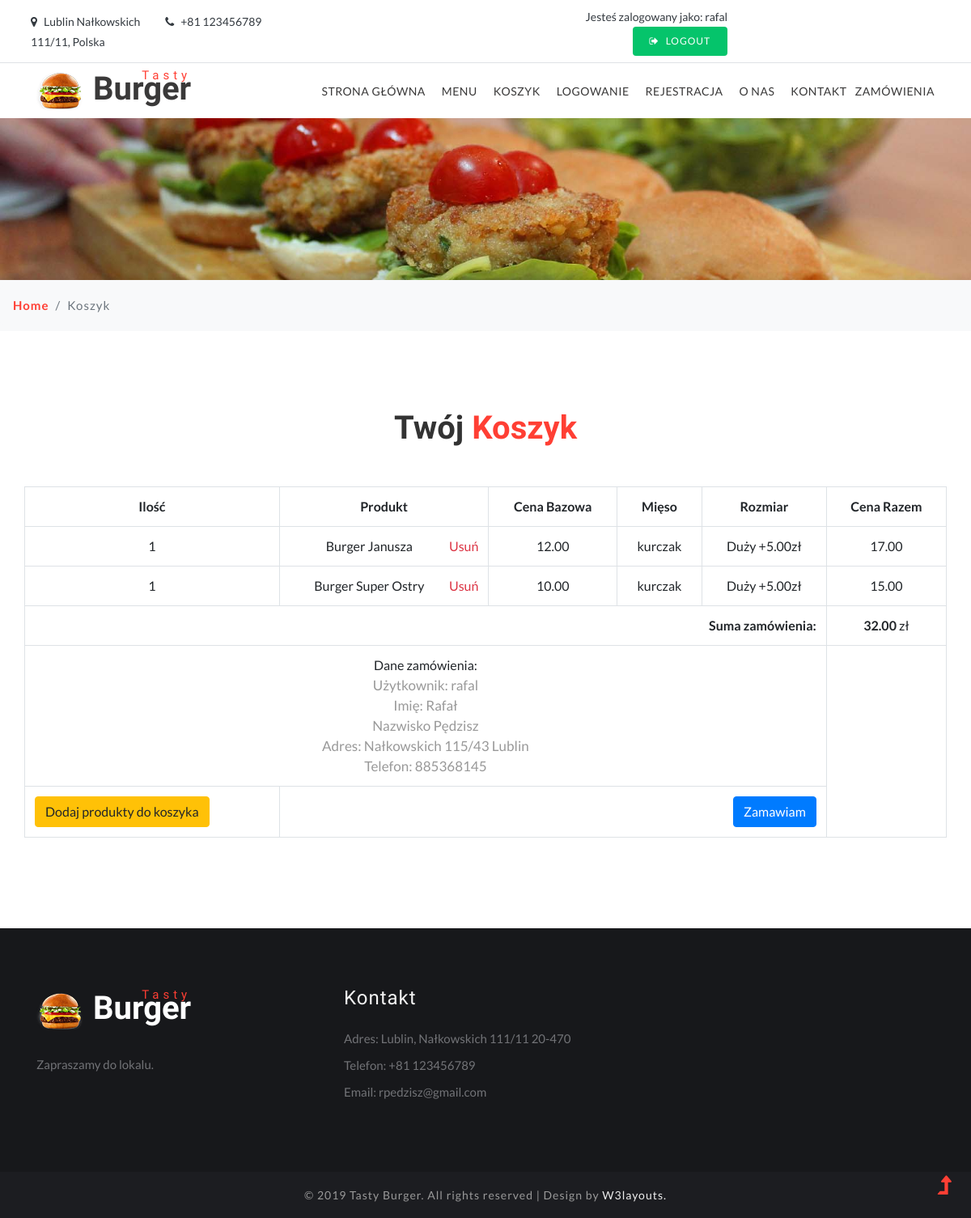
Screenshot of /bar/koszyk (signed in) with the database file from the repository.
### bar/models.py (models this page shows, shortened)
class CartItem(models.Model):
    item = models.ForeignKey(Burger, on_delete=models.CASCADE)
    mieso = models.ForeignKey(Mieso, on_delete=models.CASCADE)
    rozmiar = models.ForeignKey(Rozmiar, on_delete=models.CASCADE)
    cena_total =  models.DecimalField(max_digits=5, decimal_places=2)
    ilosc = models.IntegerField(default=1)
    user = models.ForeignKey(settings.AUTH_USER_MODEL, on_delete=models.CASCADE, blank=True, null=True)
    ukonczone = models.BooleanField(default=False)
    def get_object_price(self):
        return self.cena_total*self.ilosc

class Burger(models.Model):
    class Meta: verbose_name_plural = 'Burgery'
    obraz = models.CharField(verbose_name='obraz', max_length=100)
    nazwa = models.CharField(verbose_name='Burger', max_length=100)
    opis = models.CharField(verbose_name='Opis', max_length=255)
    cena = models.DecimalField(max_digits=5, decimal_places=2)
    skladniki = models.ManyToManyField(Skladnik)

class Mieso(models.Model):
    class Meta: verbose_name_plural = 'Mieso'
    nazwa = models.CharField(verbose_name='mieso', max_length=100)
    cena = models.DecimalField(max_digits=5, decimal_places=2)
    def __str__(self):
        return self.nazwa

class Rozmiar(models.Model):
    class Meta: verbose_name_plural = 'Rozmiary'
    nazwa = models.CharField(verbose_name='rozmiar', max_length=100)
    cena = models.DecimalField(max_digits=5, decimal_places=2)
    def __str__(self):
        return self.nazwa

class Cart(models.Model):
    user = models.ForeignKey(settings.AUTH_USER_MODEL, on_delete=models.CASCADE)
    items = models.ManyToManyField(CartItem)
    ukonczone = models.BooleanField(default=False)
    cena_total_cart = models.DecimalField(max_digits=5, decimal_places=2)
    def get_items(self):
        return self.items.all()
    def get_items_price(self):
        return sum([item.cena_total*item.ilosc for item in self.items.all()])

class UserExtended(models.Model):
    class Meta: verbose_name_plural = 'Users Extended'
    user = models.OneToOneField(User, on_delete=models.CASCADE)
    imie = models.CharField(verbose_name=u"imie", max_length=50)
    nazwisko = models.CharField(verbose_name=u"nazwisko", max_length=50)
    adres = models.CharField(verbose_name=u"adres", max_length=150)
    miasto = models.CharField(verbose_name=u"miasto", max_length=150)
    telefon = models.IntegerField(verbose_name=u"telefon")

### bar/views.py (the view)
# urls.py: path('/koszyk', views.wyswietl_koszyk, name='koszyk'),
def wyswietl_koszyk(request):
    if request.user.is_authenticated:
        uzytkownik = request.user
        cart = Cart.objects.filter(user=request.user, ukonczone=False)
        uzytkownik_extended = UserExtended.objects.get(user=uzytkownik.id)
        if cart.exists():
            cart = cart[0]
            kontekst = {
                'uzytkownik' : uzytkownik,
                'uzytkownik_extended' : uzytkownik_extended,
                'cart': cart
            }
            return render(request, 'koszyk.html', kontekst)
        else:
            kontekst1 = {
                'uzytkownik': uzytkownik,
                'uzytkownik_extended': uzytkownik_extended,
            }
            return render(request, 'koszyk.html', kontekst1)
    else:
        messages.warning(request, "Aby przeglądać koszyk należy się zalogować")
        return redirect('/bar/logowanie')

### templates/koszyk.html (shortened to what this page needs)
<!DOCTYPE html>
<html lang="zxx">
<head>
 {% load static %}
	<link rel="stylesheet" href="{% static "css/bootstrap.css" %}">
	<link rel="stylesheet" href="{% static "css/style.css" %}" type="text/css" media="all" />
	<link href="{% static "css/font-awesome.min.css" %}" rel="stylesheet">
</head>
<body>
	<header id="home">
		<div class="top-bar py-2 border-bottom">
			<div class="container">
				<div class="row middle-flex">
					<div class="col-xl-7 col-md-5 top-social-agile mb-md-0 mb-1 text-lg-left text-center">
						<div class="row">
							<div class="col-xl-3 col-6 header-top_w3layouts">
								<p class="text-da">
									<span class="fa fa-map-marker mr-2"></span>Lublin Nałkowskich 111/11, Polska
								</p>
							</div>
							<div class="col-xl-3 col-6 header-top_w3layouts">
								<p class="text-da">
									<span class="fa fa-phone mr-2"></span>+81 123456789
								</p>
							</div>
							<div class="col-xl-6"></div>
						</div>
					</div>
					<div class="col-xl-5 col-md-7 top-social-agile text-md-right text-center pr-sm-0 mt-md-0 mt-2">
						<div class="row middle-flex">
							<div class="col-lg-5 col-4 top-w3layouts p-md-0 text-right">
								{% block content1 %}
                                {% if uzytkownik.is_authenticated %}
                                    <p class="text-da">
                                    Jesteś zalogowany jako: {{ uzytkownik.username }}
                                    </p>
                                    <a href="{% url 'wyloguj' %}" class="btn login-button-2 text-uppercase text-wh">
									<span class="fa fa-sign-out mr-2"></span>Logout</a>
                                    {% else %}
                                    <a href="/bar/logowanie" class="btn login-button-2 text-uppercase text-wh">
									<span class="fa fa-sign-in mr-2"></span>Login</a>
                                    {% endif %}
                                {% endblock %}
							</div>
							<div class="col-lg-7 col-8 social-grid-w3">
							</div>
						</div>
					</div>
				</div>
			</div>
		</div>
	</header>
	<div class="main-top py-1">
		<div class="container">
			<div class="nav-content">
				<h1>
					<a id="logo" class="logo" href="">
						<img src="{% static "images/logo.png" %}" alt="" class="img-fluid"><span>Tasty</span> Burger
					</a>
				</h1>
				<div class="nav_web-dealingsls">
					<nav>
						<ul class="menu">
							<li><a href="/bar">Strona główna</a></li>
							<li><a href="/bar/menu">Menu</a></li>
                            <li><a href="/bar/koszyk">Koszyk</a></li>
                            <li><a href="/bar/logowanie">Logowanie</a></li>
                            <li><a href="/bar/rejestracja">Rejestracja</a></li>
                            <li><a href="/bar/onas">O nas</a></li>
							<li><a href="/bar/kontakt">Kontakt</a></li>
                            {% block content4 %}
                            {% if uzytkownik.is_superuser %}
                                <li><a href="{% url 'zamowienia' %}">Zamówienia</a></li>
                            {% endif %}
                            {% endblock %}
						</ul>
					</nav>
				</div>
			</div>
		</div>
	</div>
	<div class="main-banner-2">
	</div>
	<div class="breadcrumb-agile bg-light py-2">
		<ol class="breadcrumb bg-light m-0">
			<li class="breadcrumb-item">
				<a href="/bar">Home</a>
			</li>
			<li class="breadcrumb-item active" aria-current="page">Koszyk</li>
		</ol>
	</div>
	<section class="portfolio py-5">
		<div class="container py-xl-5 py-lg-3">
			<div class="title-section text-center mb-md-5 mb-4">
				<h3 class="w3ls-title mb-3">Twój <span>Koszyk</span></h3>
			</div>
{% block content %}
             <section>
   <div class="row">
    <table class="table table-hover table-bordered text-center">
      <tr class="text-center">
        <th>Ilość</th>
        <th>Produkt</th>
          <th>Cena Bazowa</th>
        <th>Mięso</th>
        <th>Rozmiar</th>
        <th>Cena Razem</th>
      </tr>
      {% for cartitem in cart.get_items %}
        <tr>
          <td>{{ cartitem.ilosc }}</td>
          <td>
            {{ cartitem.item.nazwa }}
            <span class="pull-right">
              <a href="{% url 'usun_z_koszyka' cartitem.id %}" data-balloon="Usuń z koszyka" class="text-danger" onclick="">
                Usuń
              </a>
            </span>
          </td>
        <td>{{ cartitem.item.cena }}</td>
          <td>{{ cartitem.mieso }}
                                     </td>
            <td>{{ cartitem.rozmiar }}
                {% if cartitem.rozmiar.cena > 0 %} +{{ cartitem.rozmiar.cena }}zł
                {% endif %}</td>
        <td>{{ cartitem.get_object_price }}</td>
        </tr>
      {% empty %}
        <tr>
          <td colspan= 3> Koszyk jest pusty.</td>
        </tr>
      {% endfor %}
      <tr>
        {% if cart != None %}
        <td colspan=5>
          <strong class="pull-right">Suma zamówienia:</strong>
        </td>
        <td colspan= 1>
          <strong>{{cart.get_items_price}}</strong> zł
        </td>
        {% endif %}
      </tr>
        <tr>
            <td colspan=5>
                Dane zamówienia:
                <p> Użytkownik: {{ uzytkownik.username }}</p>
                <p>Imię: {{ uzytkownik_extended.imie }}</p>
                <p>Nazwisko {{ uzytkownik_extended.nazwisko }}</p>
                <p>Adres: {{ uzytkownik_extended.adres }} {{ uzytkownik_extended.miasto }}</p>
                <p>Telefon: {{ uzytkownik_extended.telefon }}</p>
            </td>
        </tr>
      <tr>
        <td colspan=1 >
          <a href="{% url 'menu' %}" class="btn btn-warning pull-left">
            {% if order %}Wróć do menu{% else %}Dodaj produkty do koszyka {% endif %}
          </a>
        </td>
        <td colspan=4>
          {% if cart.items.exists %}
            <a href="{% url 'dodaj_do_zamowien' %}" class="pull-right btn btn-primary">Zamawiam</a>
          {% endif %}
        </td>
      </tr>
    </table>
   </div>
 </section>
{% endblock %}
		</div>
	</section>
	<footer class="py-5">
		<div class="container py-xl-4">
			<div class="row footer-top">
				<div class="col-lg-4 footer-grid_section_1its footer-text">
					<h2>
						<a class="logo text-wh" href="">
							<img src="{% static "images/logo.png" %}" alt="" class="img-fluid"><span>Tasty</span> Burger
						</a>
					</h2>
					<p class="mt-lg-4 mt-3 mb-lg-5 mb-4">Zapraszamy do lokalu.</p>
				</div>
				<div class="col-lg-4 footer-grid_section_1its my-lg-0 my-sm-4 my-4">
					<div class="footer-title">
						<h3>Kontakt</h3>
					</div>
					<div class="footer-text mt-4">
						<p>Adres: Lublin, Nałkowskich 111/11 20-470 </p>
						<p class="my-2">Telefon: +81 123456789</p>
						<p>Email: <a href="mailto:rpedzisz@gmail.com">rpedzisz@gmail.com</a></p>
					</div>
				</div>
			</div>
		</div>
	</footer>
	<div class="cpy-right text-center py-3">
		<p>© 2019 Tasty Burger. All rights reserved | Design by
			<a href="http://w3layouts.com"> W3layouts.</a>
		</p>
	</div>
	<a href="#home" class="move-top text-center">
		<span class="fa fa-level-up" aria-hidden="true"></span>
	</a>
</body>
</html>

### bar/static/css/style.css (style rules this page uses)
body { padding: 0; margin: 0; background: #FFF; font-family: 'Lato', sans-serif; }
h1, h2, h3, h4, h5, h6 { margin: 0; padding: 0; font-family: 'Barlow Semi Condensed', sans-serif; }
p { margin: 0; padding: 0; font-size: 17px; line-height: 25px; color: #999; font-family: 'Lato', sans-serif; font-weight: normal; }
ul, ol { margin: 0; padding: 0; }
.text-wh { color: #fff; }
.text-da { color: #343a40; }
html { scroll-behavior: smooth; }
a.move-top { position: fixed; bottom: 1.5%; right: 2%; z-index: 0; }
a.move-top span { color: #ff3f34; font-size: 30px; }
.header-top_w3layouts { padding: 0 .5em; }
nav li:last-child { margin: 0; }
.header-top_w3layouts p, .header-w3layouts p, .top-w3layouts p { font-size: 14px; }
a.login-button-2 { letter-spacing: 1px; font-size: 12px; background: #05c46b; padding: 8px 20px; border-radius: 4px; color: #fff; }
.middle-flex { align-items: center; }
.nav-content { display: flex; align-items: center; }
.nav_web-dealingsls { margin-left: auto; }
nav { margin: 0; padding: 0; }
nav:after { content: ""; display: table; clear: both; }
nav ul { padding: 0; margin: 0; list-style: none; position: relative; }
nav ul li { display: inline-block; float: left; }
nav li { margin: 0 10px; }
nav a { color: #3a3939; font-weight: 400; font-size: 14px; display: inline-block; text-transform: uppercase; letter-spacing: .5px; }
li>a:only-child:after { content: ''; }
a.logo { color: #3a3939; font-size: 40px; padding: 0; font-weight: bold; position: relative; }
a.logo span { color: #ff3f34; font-size: 15px; letter-spacing: 5px; font-weight: 500; position: absolute; right: 0; top: -2px; }
h3.w3ls-title { font-size: 40px; font-weight: 600; color: #333; }
h3.w3ls-title span { color: #ff3f34; }
.w3ls-bnrbtm, .single-page, .portfolio, .ab-info-main,.about-bottom { position: relative; z-index: 1; background: #fff; }
footer { background: #17181b; }
h2 a.logo { color: #fff; }
.footer-text p, .footer-text p a, .contact-info p { color: #727377; font-size: 15px; }
.footer-title h3 { font-size: 24px; color: #f3f3f3; letter-spacing: 1px; }
.cpy-right { background: #1c1d21; }
.cpy-right p { letter-spacing: 1px; font-size: 14px; }
.cpy-right p a { color: #eee; }
.main-banner-2 { background: url(../images/inner-bg.jpg) no-repeat center; background-size: cover; -webkit-background-size: cover; -moz-background-size: cover; -o-background-size: cover; -ms-background-size: cover; min-height: 300px; }
.breadcrumb-agile { box-shadow: 2px 3px 12px 1px rgba(0, 0, 0, 0.15); }
.breadcrumb li a { color: #ff3f34; font-weight: bold; }
.breadcrumb li { letter-spacing: 1px; color: #000; font-size: 15px; }
@media (max-width: 1440px) { .main-banner-2 { min-height: 250px; } }
@media (max-width: 1280px) { .main-banner-2 { min-height: 200px; } }

### rows the page displays
CartItem: ilosc "1", item.nazwa "Burger Janusza", item.cena "12.00", mieso "kurczak", rozmiar "Duży", rozmiar.cena "5.00", get_object_price "17.00"
CartItem: ilosc "1", item.nazwa "Burger Super Ostry", item.cena "10.00", mieso "kurczak", rozmiar "Duży", rozmiar.cena "5.00", get_object_price "15.00"
Cart: get_items_price "32.00"
UserExtended: imie "Rafał", nazwisko "Pędzisz", adres "Nałkowskich 115/43", miasto "Lublin", telefon "885368145"

### other values shown
{{ uzytkownik.username }} "rafal"
